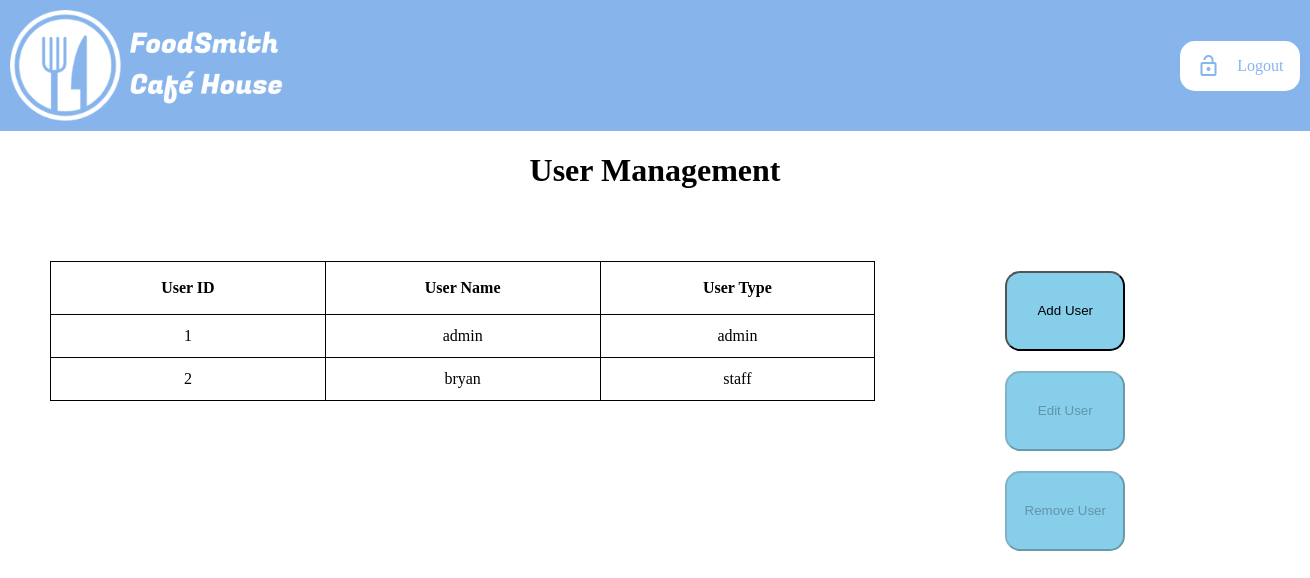
Page /user/index.php on the earlier database version.
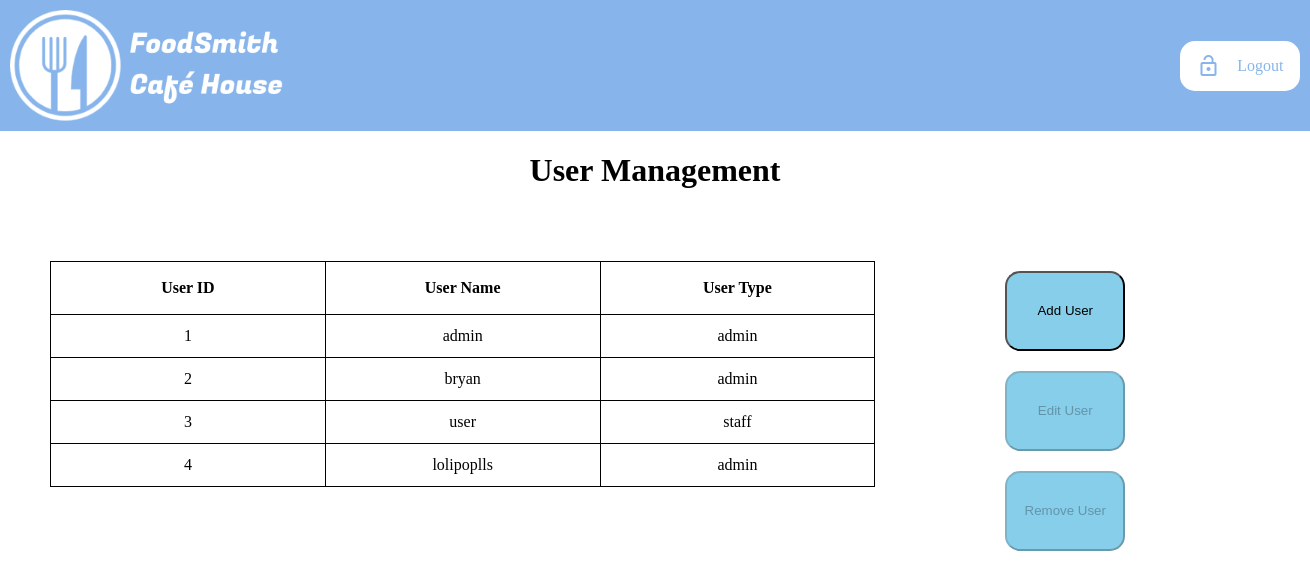
Same page on the later database version.
### tables this page shows
CREATE TABLE `user` (
  `userID` int(11) NOT NULL,
  `userType` text NOT NULL,
  `userName` text NOT NULL,
  `Password` text NOT NULL
);

### user/index.php (the view, shortened to what this page needs)
<!DOCTYPE html>
<html lang="en">
<head>
	<link rel="stylesheet" href="user_style.css">
<?php
	include_once ($_SERVER['DOCUMENT_ROOT']."/template/header.php");
?>
	<h1>User Management</h1>
	<article>
		<div class="table-group">
	<?php
		include_once ($_SERVER['DOCUMENT_ROOT']."/db_conn.php");
		$query = "SELECT * FROM user";
		$result = $conn->query($query);
		echo "<table class='user-list'><tr><th>User ID</th><th>User Name</th><th>User Type</th></tr>";
		if ($result->num_rows > 0)
		{
			while ($row = $result->fetch_assoc())
			{
				echo "<tr class='list-items'><td>" . $row["userID"] . "</td><td>" . $row["userName"] . "</td><td>" . $row["userType"] . "</td></tr>";
			}
		}
		else
		{
			echo "0 results";
		}
		echo "</table>";
	?>
		</div>
		<div class='buttons-group'>
			<button class='buttons' onclick="showModal('modal-add-user')">
				<p>Add User</p>
			</button>
			<button id="edit-button" class='buttons' onclick="showModal('modal-edit-user')" disabled="disabled">
				<p>Edit User</p>
			</button>
			<button id="remove-button" class='buttons' onclick="showModal('modal-remove-user')" disabled="disabled">
				<p>Remove User</p>
			</button>
		</div>
	</article>
</body>
</html>

Differences in the rows shown:
changed user "bryan": userType "staff" → "admin"
added user: userID "3", userName "user", userType "staff"
added user: userID "4", userName "lolipoplls", userType "admin"
